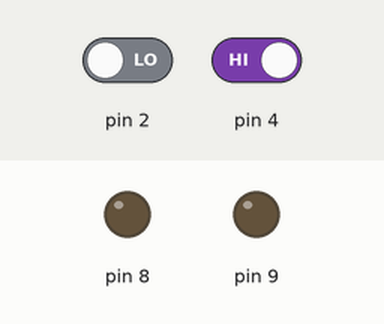
Recording of a sketch running on a simulated Arduino Uno, built with avr-gcc and run on an emulated ATmega328P. On the bench: output pins drawn as LEDs (lit = HIGH). The test bench sets the inputs (shaded band); at power-on: pin 2 LOW, pin 4 HIGH.

Above: at 1.2 s.
1.3 s: pin 2 driven HIGH
At 2.2 s:
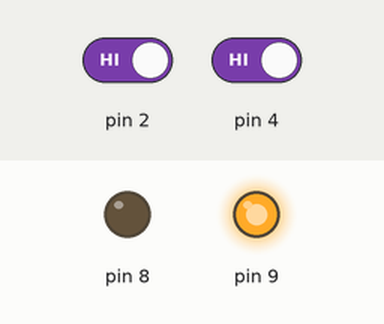
2.8 s: pin 4 driven LOW
At 3.1 s:
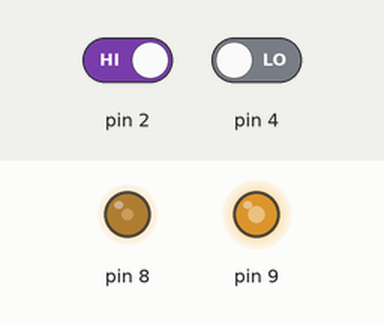
4.3 s: pin 2 driven LOW
At 5.5 s:
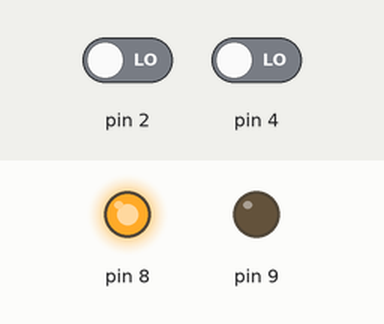
5.8 s: pin 2 driven HIGH
At 7.0 s:
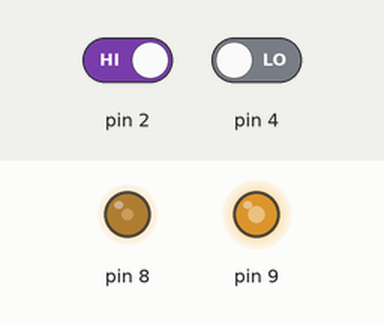
7.3 s: pin 4 driven HIGH
At 7.8 s:
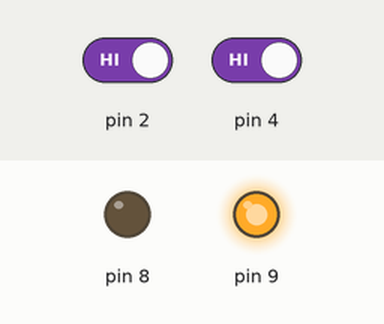
Timing chart, 0 to 9.8 s (numbered marks = the images above; inputs shaded):
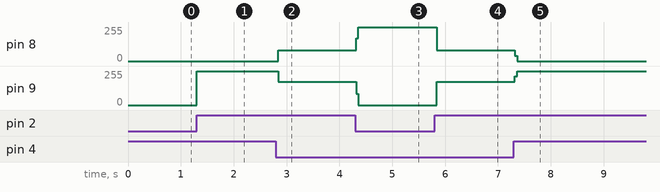

Measured:
- after the input at 1.3 s, pin 9: 0/255 → 255/255 at once
- after the input at 2.8 s, pin 8: 0/255 → 82/255 at once; pin 9: 255/255 → 173/255 at once
- after the input at 4.3 s, pin 8: 82/255 → 255/255 at once; pin 9: 173/255 → 0/255 at once
- after the input at 5.8 s, pin 8: 255/255 → 82/255 at once; pin 9: 0/255 → 173/255 at once
- after the input at 7.3 s, pin 8: 82/255 → 0/255 at once; pin 9: 173/255 → 255/255 at once

The sketch:

WaterPumpFIX.ino
```cpp
int Half = 0;
int Full = 0;

void setup() {
  pinMode(8, OUTPUT);
  pinMode(2, INPUT);
  pinMode(9, OUTPUT);
  pinMode(4, INPUT);
}

void loop() {
  Half = digitalRead(4);
  Full = digitalRead(2);
   if (Half == LOW){
    digitalWrite(9, LOW);
    digitalWrite(8, HIGH);
   }

   if (Full == HIGH){
    digitalWrite(9,HIGH);
    digitalWrite(8,LOW );
   }

   else{
    digitalWrite(9, LOW);
   }
}
```
